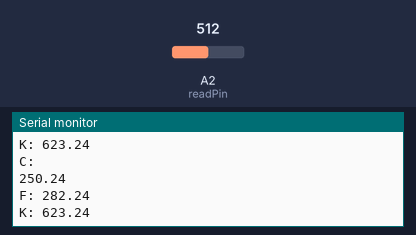
Simulated run of this sketch. Board: Arduino Uno, built with avr-gcc and run on an emulated ATmega328P. Parts: the last lines printed to the serial monitor. The test bench sets the inputs (shaded band); at power-on: A2 (readPin) = 512.

Above: at 1.3 s.
1.4 s: A2 (readPin) set to 716
At 1.82 s:
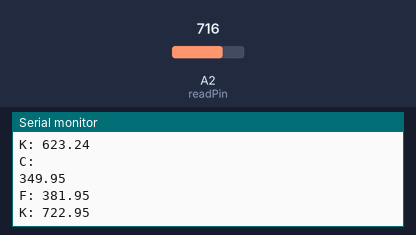
2.9 s: A2 (readPin) set to 900
At 3.33 s:
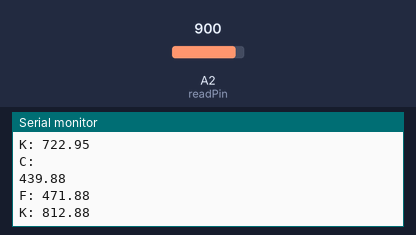
Timing chart, 0 to 5.9 s (numbered marks = the images above; inputs shaded):
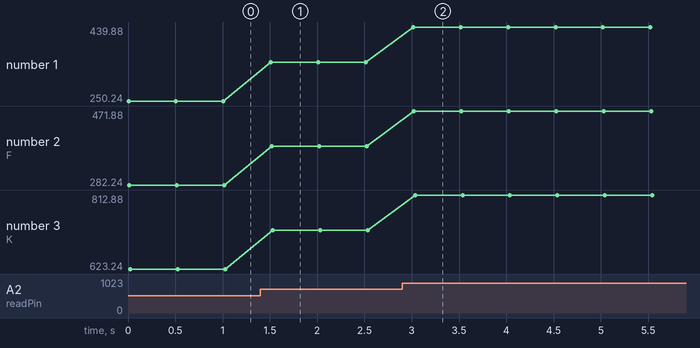

The sketch:

P-7-LM35_Temp_Sensor.ino
```cpp
int readPin = A2;
float scale_f = 0.01;
float Temp;
float readValue;
float calcValue;
float Temp_F;
float Temp_K;
void setup() {
  // put your setup code here, to run once:
  pinMode(readPin, INPUT);
  Serial.begin(9600);
}

void loop() {
  // put your main code here, to run repeatedly:
  readValue = analogRead(readPin);
  calcValue = readValue * (5.0/1023.0);
  Temp = calcValue / scale_f;
  Temp_F = ((Temp) * (9 / 5)) + 32;
  Temp_K = Temp + 373;
  Serial.println("C: ");
  Serial.println(Temp);
  Serial.print("F: ");
  Serial.println(Temp_F);
  Serial.print("K: ");
  Serial.println(Temp_K);
  delay(500);
}
```

Measured:
- after the input at 1.4 s, the serial monitor: prints a new line after 0.11 s (image 1)
- after the input at 2.9 s, the serial monitor: prints a new line after 0.12 s (image 2)
- plotted number 1: 250.24 → 349.95 after the input at 1.4 s, 349.95 → 439.88 after the input at 2.9 s
- plotted number 2: 282.24 → 381.95 after the input at 1.4 s, 381.95 → 471.88 after the input at 2.9 s
- plotted number 3: 623.24 → 722.95 after the input at 1.4 s, 722.95 → 812.88 after the input at 2.9 s
